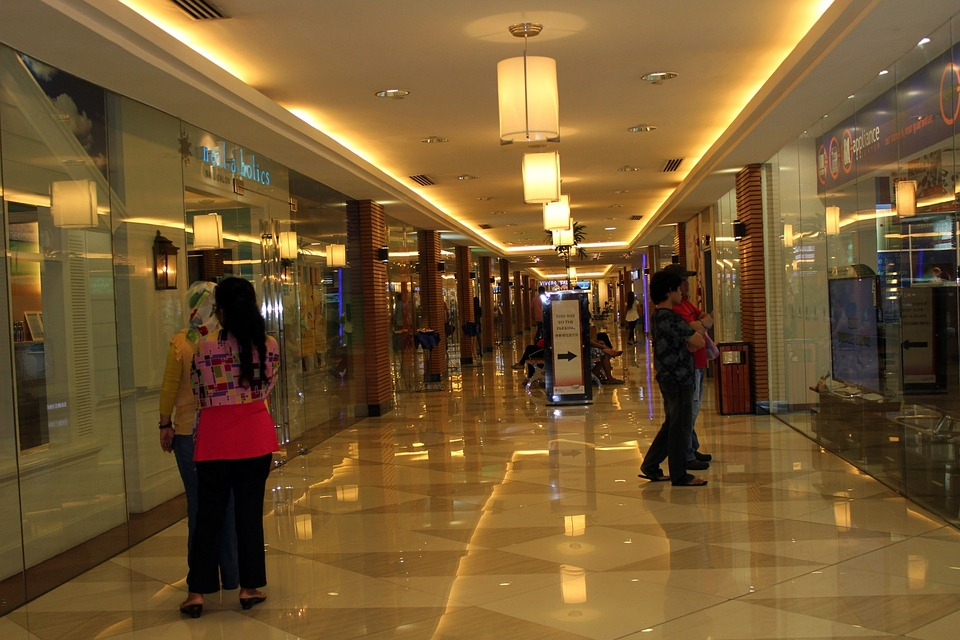
#> input picture procesamiento_imagenes/data/cctv_image.jpg, 960 x 640 px
$ jupyter execute 2_Procesamiento_con_OpenCV.ipynb   (text cells are left out)
#> lines starting #> are read from the running program, lines starting #| are printed output that depends on the picture; pictures that were not available may be replaced by others from this repository, and a replacement may not be noted
[cell 1]
import cv2
import matplotlib.pyplot as plt

[cell 2]
image_path = 'data/cctv_image.jpg'
image = cv2.imread(image_path)
#> image is the input picture: shape (640, 960, 3); mean B, G, R 49.6, 89.8, 117.8

[cell 3]
#Verify if the image is loaded correctly
if image is None:
    print("Error: Could not load image. Verify the path.")
else:
    # Convert the image from BGR to RGB format
    image_rgb = cv2.cvtColor(image, cv2.COLOR_BGR2RGB)

    # Display the image using matplotlib
    plt.figure(figsize=(8, 6))
    plt.imshow(image_rgb)
    plt.title('Image captured from CCTV')
    plt.axis('off')
    plt.show()

[cell 4]
from IPython.display import display, clear_output
#Open webcam
cap = cv2.VideoCapture(0)
# Check if the webcam is opened correctly
if not cap.isOpened():
    print("Error: Could not open webcam.")
else:
    while True:
        # Capture frame-by-frame
        ret, frame = cap.read()
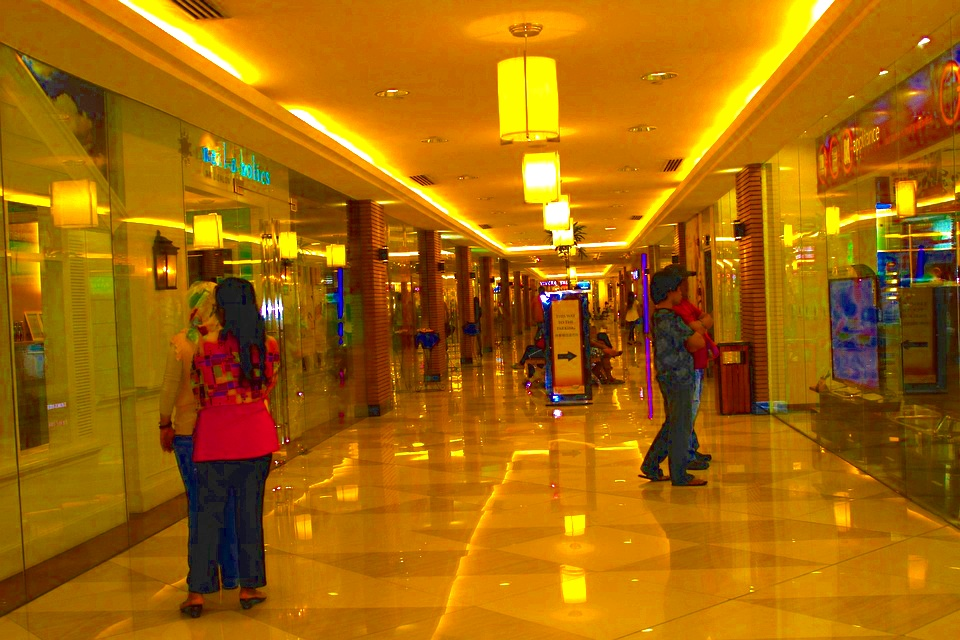
#> input picture procesamiento_imagenes/data/cctv_image_con_ajuste_saturacion.jpg, 960 x 640 px, given in place of the camera
#> frame is the input picture: shape (640, 960, 3); mean B, G, R 8.2, 103.9, 166.2
        if not ret:
            print("Error: Could not read frame.")
            break

        # Show the frame in window named 'Frame from CCTV'
        frame_rgb = cv2.cvtColor(frame, cv2.COLOR_BGR2RGB)

        plt.imshow(frame_rgb)
        plt.axis('off')
        clear_output(wait=True)
        display(plt.gcf())

        # Wait 1 ms to dectect key press
        if cv2.waitKey(1) & 0xFF == ord('q'):
#> (key q is pressed here)
            break

    # Release the webcam and close all OpenCV windows
    cap.release()
# Note: To exit the webcam window, press 'q'.

[cell 5]
path_video = 'data/store-aisle-detection.mp4'

#Load the video
cap = cv2.VideoCapture(path_video)

if not cap.isOpened():
    print("Error: Could not open webcam.")
else:
    while True:
        # Capture frame-by-frame
        ret, frame = cap.read()
        if not ret:
            print("Error: Could not read frame.")
            break

        # Show the frame in window named 'Frame from CCTV'
        frame_rgb = cv2.cvtColor(frame, cv2.COLOR_BGR2RGB)

        plt.imshow(frame_rgb)
        plt.axis('off')
        clear_output(wait=True)
        display(plt.gcf())

        # Wait 1 ms to dectect key press
        if cv2.waitKey(1) & 0xFF == ord('q'):
#> (key q is pressed here)
            break

    # Release the webcam and close all OpenCV windows
    cap.release()
# Note: To exit the webcam window, press 'q'.

[cell 6]
#Loading the image CCTV
image_path = 'data/cctv_image.jpg'
image = cv2.imread(image_path)
if image is None:
    print("Error: Could not load image. Verify the path.")
    exit()

#Adjusting the brightness and contrast
alpha = 1.2  # Contrast control (bigger than 1.0 increases contrast)
beta = 30    # Brightness control (positive value increases brightness)
adjusted = cv2.convertScaleAbs(image, alpha=alpha, beta=beta)
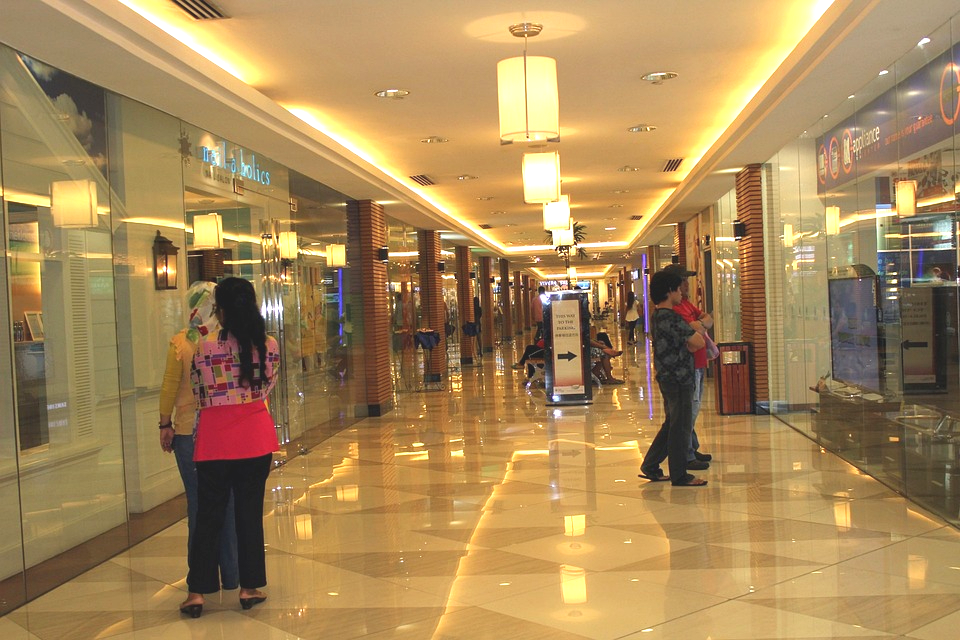
#> adjusted: shape (640, 960, 3); mean B, G, R 89.2, 136.1, 167.6

[cell 7]
adjusted = cv2.cvtColor(adjusted, cv2.COLOR_BGR2RGB)

# Display the adjusted image using matplotlib
plt.figure(figsize=(8, 6))
plt.imshow(adjusted)
plt.title('Adjusted Image')
plt.axis('off')
plt.show()

[cell 8]
# Saving the adjusted image
output_path = 'results/adjusted_cctv_image.jpg'
cv2.imwrite(output_path, adjusted)
#> Out = True

[cell 9]
import numpy as np

[cell 10]
#Convert the image adjusted to HSV space to modify the saturation
hsv = cv2.cvtColor(adjusted, cv2.COLOR_RGB2HSV)
#> hsv: shape (640, 960, 3); mean H, S, V 23.8, 116, 167.9

[cell 11]
h, s, v = cv2.split(hsv)
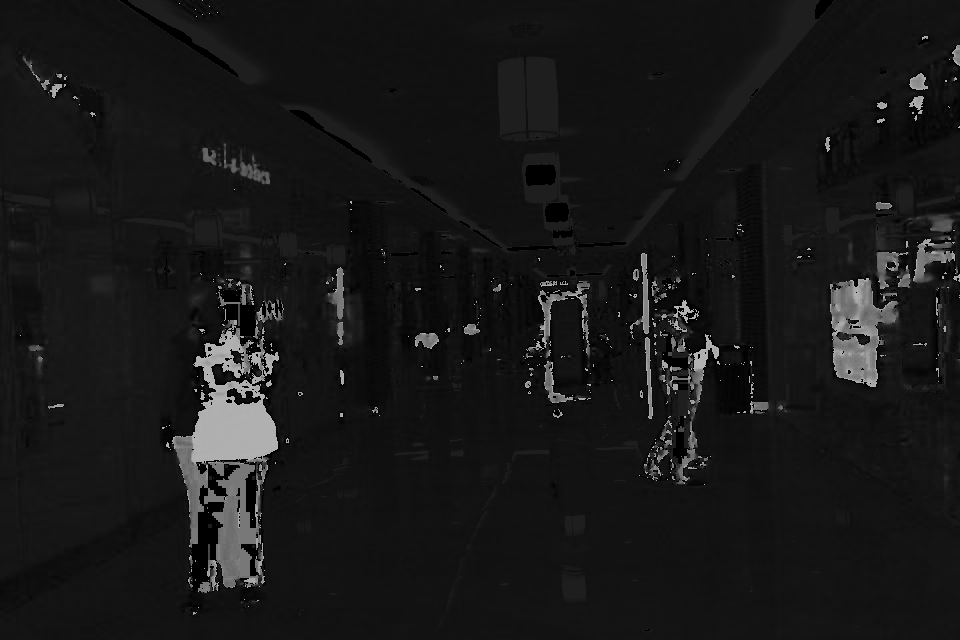
#> h: shape (640, 960); min 0, max 179, mean 23.8
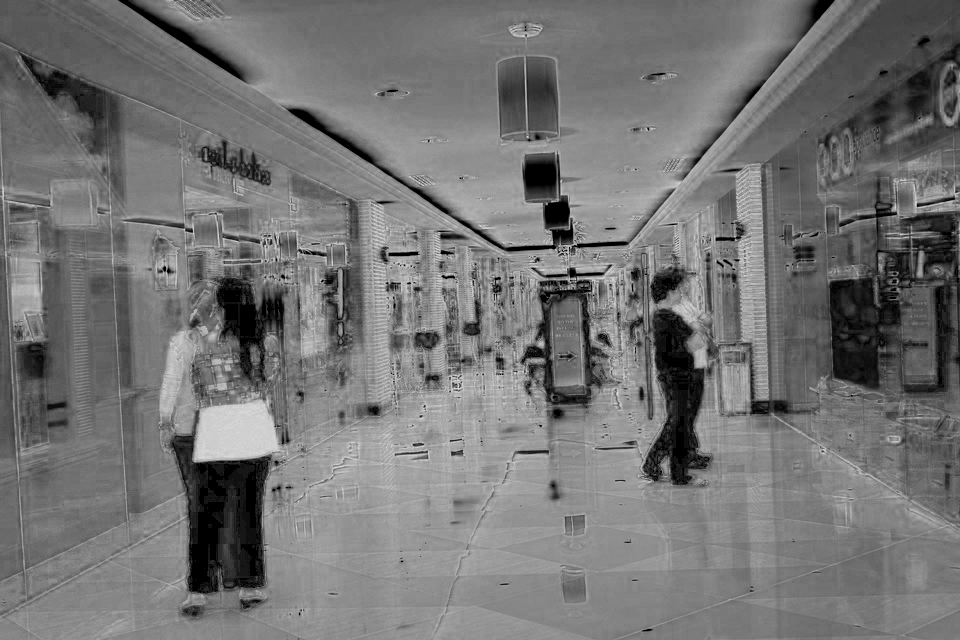
#> s: shape (640, 960); min 0, max 218, mean 116
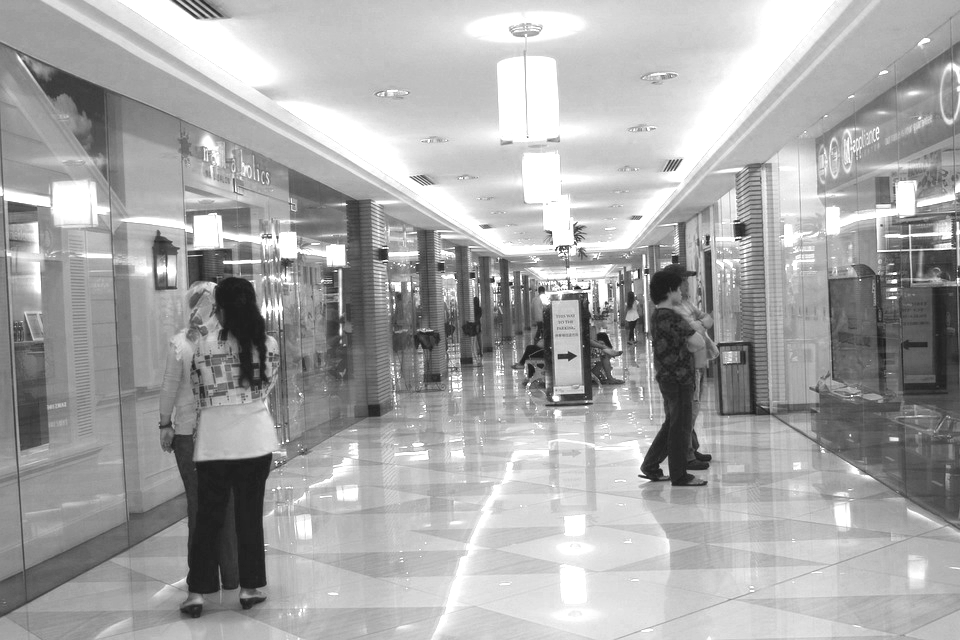
#> v: shape (640, 960); min 30, max 255, mean 167.9

saturation =  5

# Increase saturation
s = cv2.multiply(s, saturation)
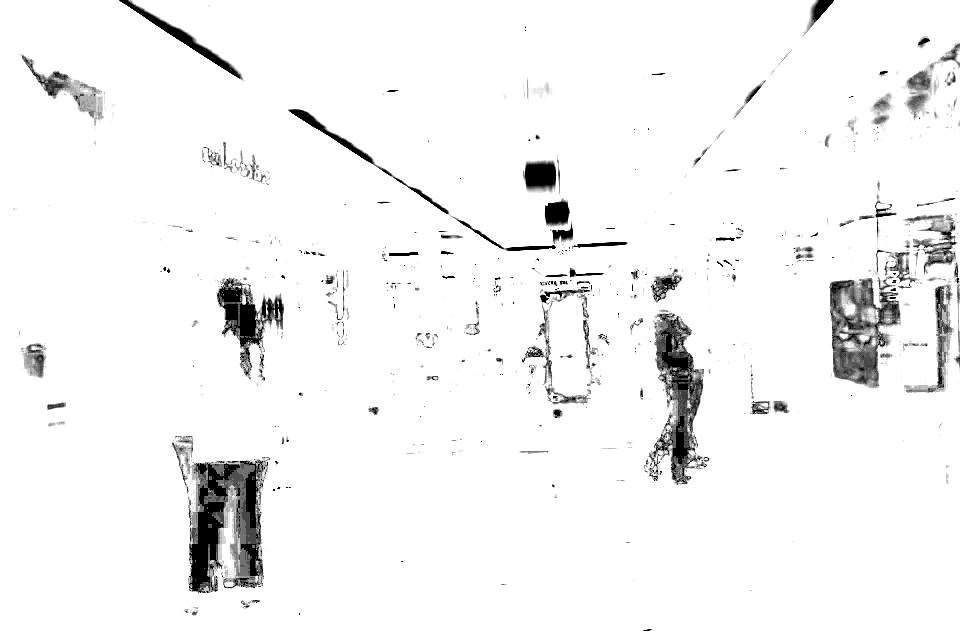
#> s: shape (640, 960); min 0, max 255, mean 243.7
s = np.clip(s, 0, 255).astype(np.uint8)
hsv_adjusted = cv2.merge([h, s, v])
#> hsv_adjusted: shape (640, 960, 3); mean H, S, V 23.8, 243.7, 167.9
color_corrected = cv2.cvtColor(hsv_adjusted, cv2.COLOR_HSV2RGB)

[cell 12]
#Show the images using matplotlib
plt.figure(figsize=(8, 6))
plt.imshow(color_corrected)
plt.title('Color Corrected Image')
plt.axis('off')
plt.show()

[cell 13]
#Convert the image from BGR to RGB format
color_corrected = cv2.cvtColor(color_corrected, cv2.COLOR_BGR2RGB)

#saving the color corrected image
output_path = 'results/color_corrected_cctv_image.jpg'
cv2.imwrite(output_path, color_corrected)
#> Out = True

[cell 14]
# Make a copy of the image for annotation
annotated = image.copy()

#Draw a line: from (120,250) until (200,250), on blue BGR: (255,0,0) with thickness 3
cv2.line(annotated, (150, 250), (350, 250), (255, 0, 0), 3)
#Draw a rectangle: from  left corner(150,300), right corner (350,600), on green BGR: (0,255,0) with thickness 3
cv2.rectangle(annotated, (150, 300), (350, 600), (0, 255, 0), 3)
#Write text: 'Person detected' on the image, in red BGR: (0,0,255) located at (200, 200) with font size 1.5 and thickness 2
cv2.putText(annotated, 'Person detected', (200, 200), cv2.FONT_HERSHEY_SIMPLEX, 1.5, (0, 0, 255), 2)
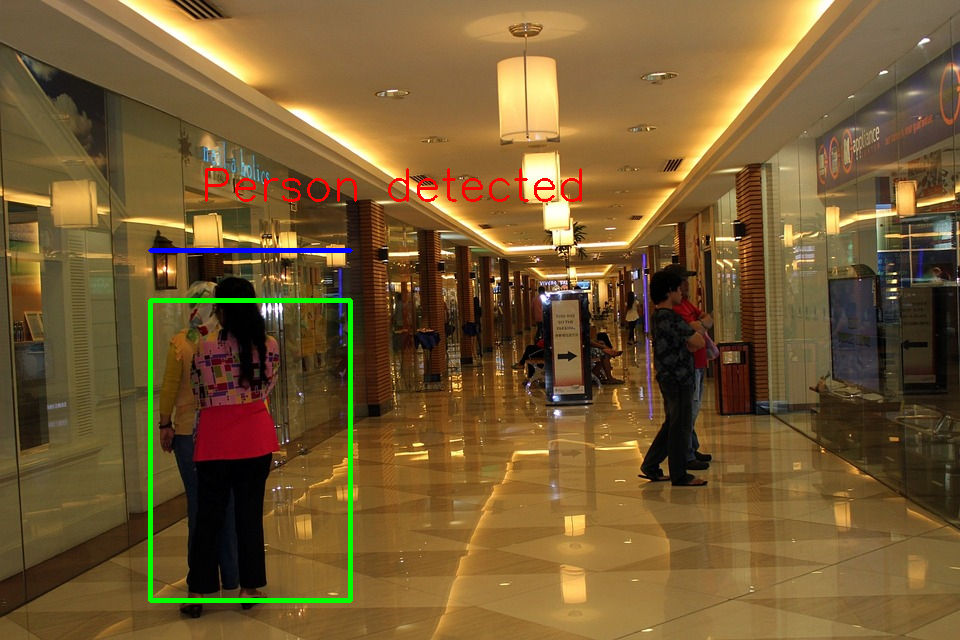
#> annotated: shape (640, 960, 3); mean B, G, R 49.4, 90.6, 117.3

[cell 15]
adjusted = cv2.cvtColor(adjusted, cv2.COLOR_BGR2RGB)

[cell 16]
#Conver from BGR to RGB format
image_rgb = cv2.cvtColor(image, cv2.COLOR_BGR2RGB)
adjusted_rgb = cv2.cvtColor(adjusted, cv2.COLOR_BGR2RGB)
color_corrected_rgb = cv2.cvtColor(color_corrected, cv2.COLOR_BGR2RGB)
annotated_rgb = cv2.cvtColor(annotated, cv2.COLOR_BGR2RGB)

plt.figure(figsize=(12, 8))
plt.subplot(2, 2, 1)
plt.imshow(image_rgb)
plt.title('Original Image')
plt.axis('off')

plt.subplot(2, 2, 2)
plt.imshow(adjusted_rgb)
plt.title('Brightness and Contrast Adjusted')
plt.axis('off')

plt.subplot(2, 2, 3)
plt.imshow(color_corrected_rgb)
plt.title('Color Corrected Image')
plt.axis('off')

plt.subplot(2, 2, 4)
plt.imshow(annotated_rgb)
plt.title('Annotated Image')
plt.axis('off')
